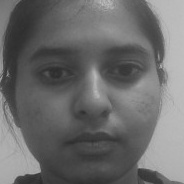
#> input picture owner_face.jpg, 184 x 184 px
$ python shoulder_surfing_monitor.py
#> lines starting #> are read from the running program, lines starting #| are printed output that depends on the picture
"""
shoulder_surfing_monitor.py

SafeLink AI background shoulder surfing monitor using OpenCV only.
Allowed external libraries: opencv-python, numpy, plyer.
"""

import threading
import time

import cv2
import numpy as np
from plyer import notification

OWNER_FACE_PATH = "owner_face.jpg"
WINDOW_TITLE = "SafeLink AI Monitor"
DETECTION_INTERVAL_SECONDS = 1.2  # Run heavy detection every 1-2 seconds.
ALERT_COOLDOWN_SECONDS = 10
OWNER_MATCH_THRESHOLD = 1800.0


class SafeLinkMonitor:
    """Background monitor that detects possible shoulder surfing events."""

    def __init__(self):
        self.face_cascade = cv2.CascadeClassifier(
            cv2.data.haarcascades + "haarcascade_frontalface_default.xml"
        )
        self.owner_face_gray = None
        self.camera = None

        self.monitoring = False
        self.monitor_thread = None
        self.last_alert_time = 0.0

        self.frame_lock = threading.Lock()
        self.latest_frame = None
        self.analysis_lock = threading.Lock()
        self.last_analysis = {
            "faces": [],
            "labels": [],
            "status": "SAFE - Only Owner Detected",
            "is_alert": False,
        }

    def load_owner_face(self):
        """Load owner_face.jpg and create a normalized owner face template."""
        owner_image = cv2.imread(OWNER_FACE_PATH)
#> owner_image is the input picture: shape (184, 184, 3); min 44, max 191, mean 107.4
        if owner_image is None:
            print("[SafeLink AI] ERROR: owner_face.jpg not found. Run owner_register.py first.")
            return False

        owner_gray = cv2.cvtColor(owner_image, cv2.COLOR_BGR2GRAY)
        owner_faces = self.face_cascade.detectMultiScale(
            owner_gray,
            scaleFactor=1.1,
            minNeighbors=5,
            minSize=(40, 40),
        )
#> owner_faces = [[13, 13, 157, 157]]

        if len(owner_faces) == 0:
            print("[SafeLink AI] ERROR: No face detected in owner_face.jpg")
            return False

        # Use the largest detected face from owner image.
        x, y, w, h = max(owner_faces, key=lambda box: box[2] * box[3])
#> x = 13; y = 13; w = 157; h = 157
        owner_roi = owner_gray[y : y + h, x : x + w]
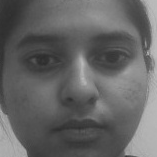
#> owner_roi: shape (157, 157); min 45, max 189, mean 100.5
        self.owner_face_gray = cv2.resize(owner_roi, (100, 100), interpolation=cv2.INTER_AREA)
        return True

    def initialize_camera(self):
        """Initialize webcam using OpenCV."""
#> (the run stopped early here; a loop or call above may not have finished)
